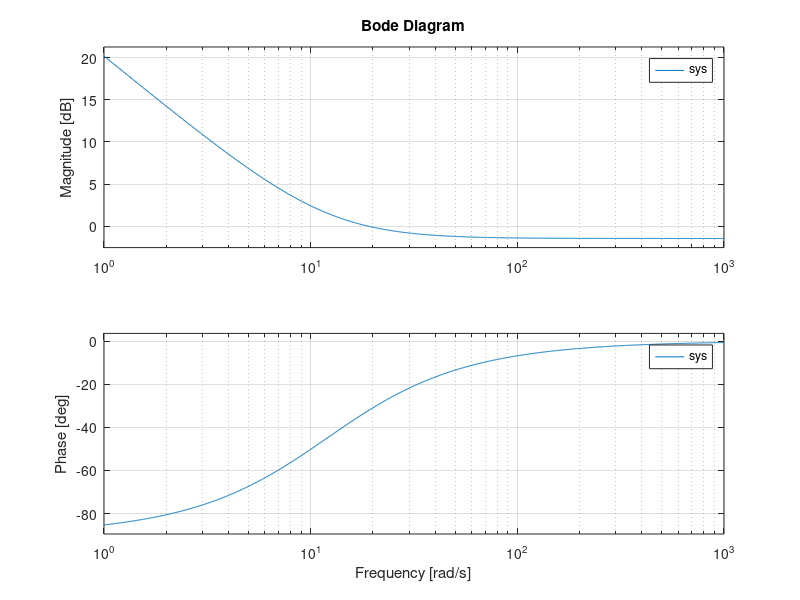

MATLAB code to generate this figure:
clear
close all
clc
v = 20;             
L = 2.36;             
Kp= 1.2;
Kd = 0.1;


s = tf('s');
tf_Vehicle = v / (L * s);

tf_PID = (Kp + Kd * s);

sys = tf_PID * tf_Vehicle;
bode(sys)

